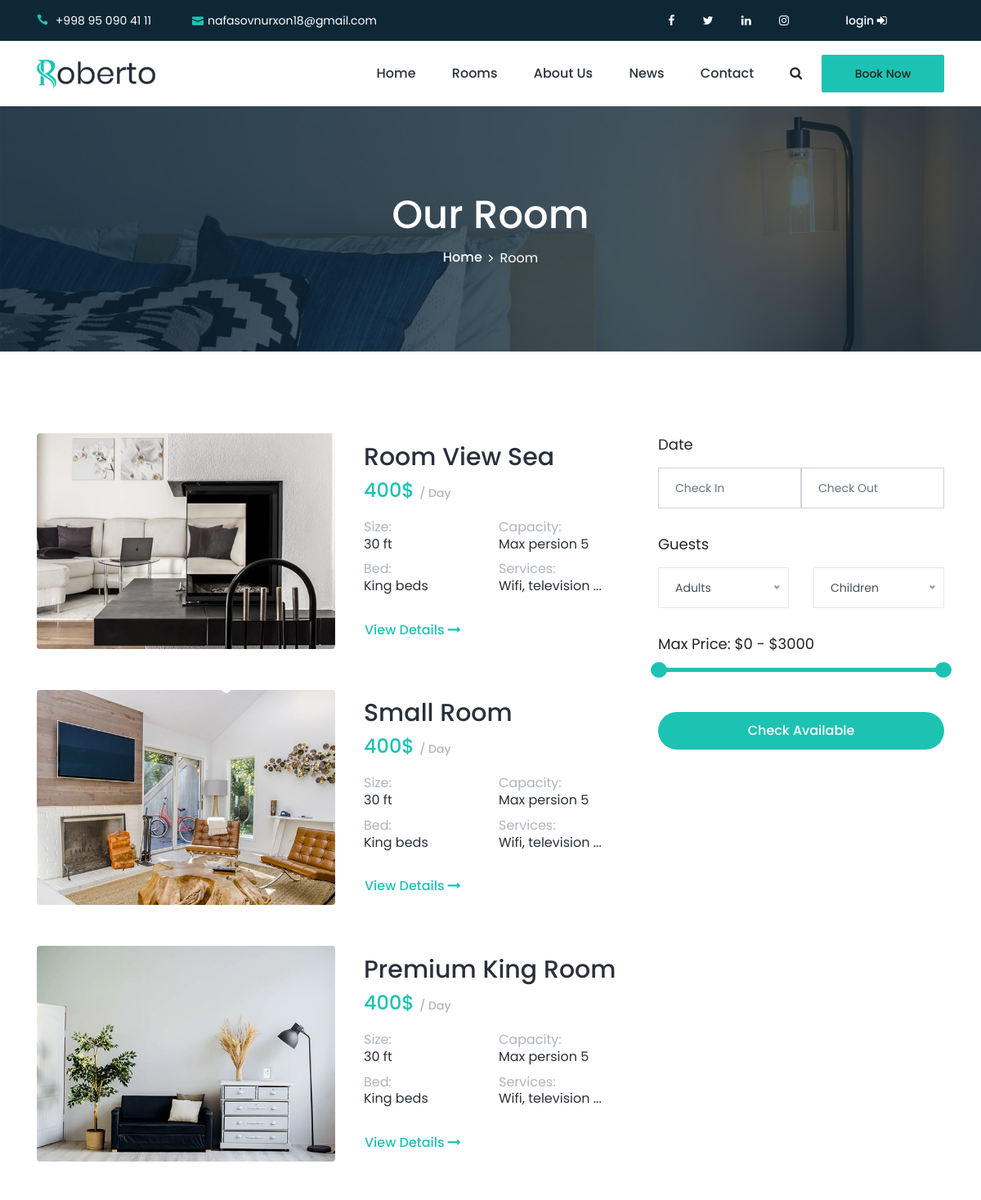
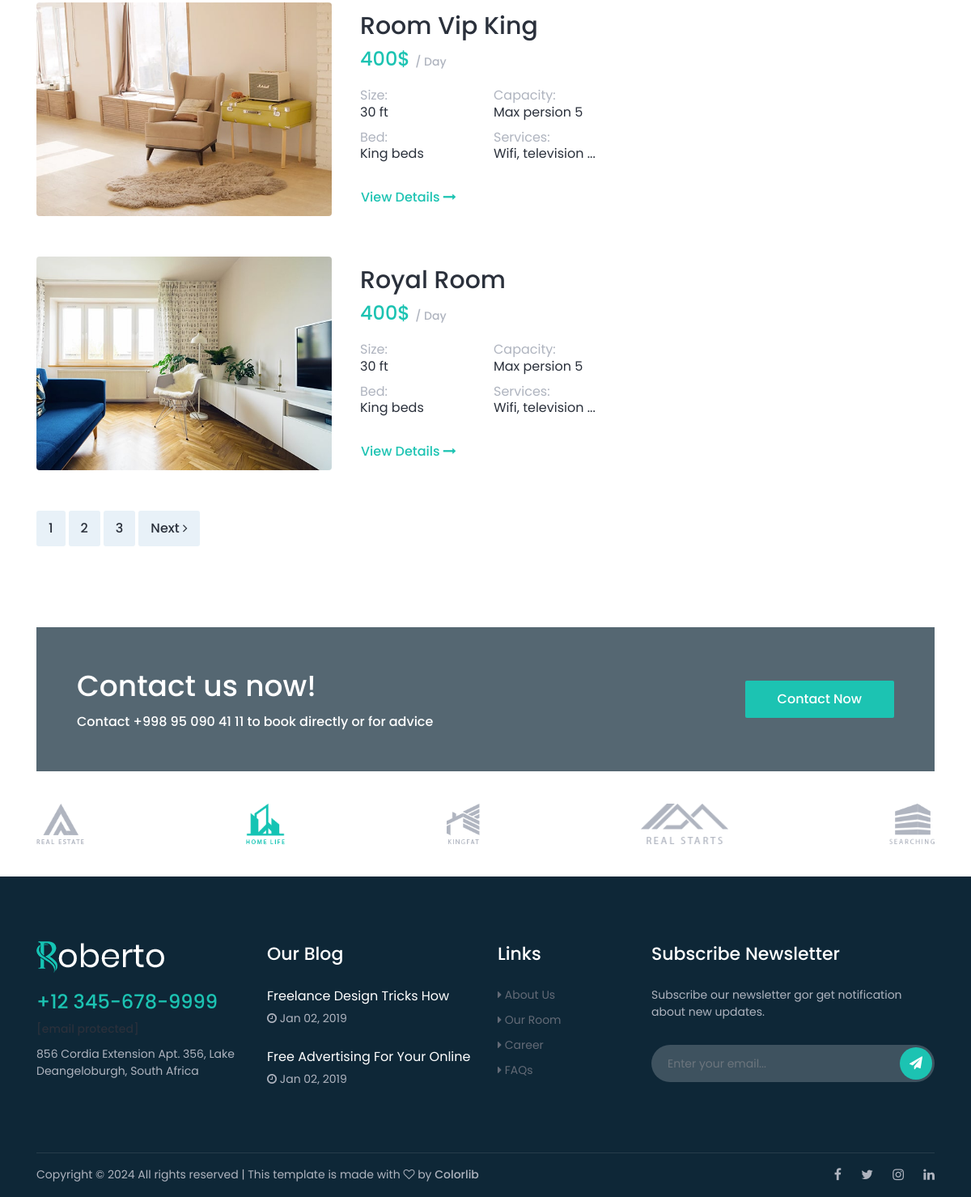
The page /romms/ on the database its author committed (2 pictures, top to bottom).
### apps/main/models.py (models this page shows)
class MeContact(BaseModel):
    phone = models.CharField(max_length=25)
    email = models.EmailField()
    facebook = models.URLField(null=True, blank=True)
    linkedin = models.URLField(null=True, blank=True)
    twitter = models.URLField(null=True, blank=True)
    instagram = models.URLField(null=True, blank=True)
    address = models.CharField(max_length=35, null=True, blank=True)
    open_time = models.TimeField(null=True, blank=True)
    close_time = models.TimeField(null=True, blank=True)

class Partners(BaseModel):
    name = models.CharField(max_length=221)
    image = models.ImageField(upload_to='partners/')
    url = models.URLField(null=True, blank=True)

### apps/rooms/views.py (the view)
# urls.py: path('', RoomsView.as_view(), name='rooms'),
class RoomsView(TemplateView):
    template_name = 'rooms/room.html'

### templates/rooms/room.html (shortened to what this page needs)
{% extends 'base.html' %}
{% load static %}
{% block content %}
<div class="breadcrumb-area bg-img bg-overlay jarallax" style="background-image: url(img/bg-img/16.jpg);">
    <div class="container h-100">
        <div class="row h-100 align-items-center">
            <div class="col-12">
                <div class="breadcrumb-content text-center">
                    <h2 class="page-title">Our Room</h2>
                    <nav aria-label="breadcrumb">
                        <ol class="breadcrumb justify-content-center">
                            <li class="breadcrumb-item"><a href="../index-2.html">Home</a></li>
                            <li class="breadcrumb-item active" aria-current="page">Room</li>
                        </ol>
                    </nav>
                </div>
            </div>
        </div>
    </div>
</div>
<div class="roberto-rooms-area section-padding-100-0">
    <div class="container">
        <div class="row">
            <div class="col-12 col-lg-8">
                <div class="single-room-area d-flex align-items-center mb-50 wow fadeInUp" data-wow-delay="100ms">
                    <div class="room-thumbnail">
                        <img src="img/bg-img/43.jpg" alt>
                    </div>
                    <div class="room-content">
                        <h2>Room View Sea</h2>
                        <h4>400$ <span>/ Day</span></h4>
                        <div class="room-feature">
                            <h6>Size: <span>30 ft</span></h6>
                            <h6>Capacity: <span>Max persion 5</span></h6>
                            <h6>Bed: <span>King beds</span></h6>
                            <h6>Services: <span>Wifi, television ...</span></h6>
                        </div>
                        <a href="#" class="btn view-detail-btn">View Details <i class="fa fa-long-arrow-right"
                                                                                aria-hidden="true"></i></a>
                    </div>
                </div>
                <div class="single-room-area d-flex align-items-center mb-50 wow fadeInUp" data-wow-delay="300ms">
                    <div class="room-thumbnail">
                        <img src="img/bg-img/44.jpg" alt>
                    </div>
                    <div class="room-content">
                        <h2>Small Room</h2>
                        <h4>400$ <span>/ Day</span></h4>
                        <div class="room-feature">
                            <h6>Size: <span>30 ft</span></h6>
                            <h6>Capacity: <span>Max persion 5</span></h6>
                            <h6>Bed: <span>King beds</span></h6>
                            <h6>Services: <span>Wifi, television ...</span></h6>
                        </div>
                        <a href="#" class="btn view-detail-btn">View Details <i class="fa fa-long-arrow-right"
                                                                                aria-hidden="true"></i></a>
                    </div>
                </div>
                <div class="single-room-area d-flex align-items-center mb-50 wow fadeInUp" data-wow-delay="500ms">
                    <div class="room-thumbnail">
                        <img src="img/bg-img/45.jpg" alt>
                    </div>
                    <div class="room-content">
                        <h2>Premium King Room</h2>
                        <h4>400$ <span>/ Day</span></h4>
                        <div class="room-feature">
                            <h6>Size: <span>30 ft</span></h6>
                            <h6>Capacity: <span>Max persion 5</span></h6>
                            <h6>Bed: <span>King beds</span></h6>
                            <h6>Services: <span>Wifi, television ...</span></h6>
                        </div>
                        <a href="#" class="btn view-detail-btn">View Details <i class="fa fa-long-arrow-right"
                                                                                aria-hidden="true"></i></a>
                    </div>
                </div>
                <div class="single-room-area d-flex align-items-center mb-50 wow fadeInUp" data-wow-delay="700ms">
                    <div class="room-thumbnail">
                        <img src="img/bg-img/46.jpg" alt>
                    </div>
                    <div class="room-content">
                        <h2>Room Vip King</h2>
                        <h4>400$ <span>/ Day</span></h4>
                        <div class="room-feature">
                            <h6>Size: <span>30 ft</span></h6>
                            <h6>Capacity: <span>Max persion 5</span></h6>
                            <h6>Bed: <span>King beds</span></h6>
                            <h6>Services: <span>Wifi, television ...</span></h6>
                        </div>
                        <a href="#" class="btn view-detail-btn">View Details <i class="fa fa-long-arrow-right"
                                                                                aria-hidden="true"></i></a>
                    </div>
                </div>
                <div class="single-room-area d-flex align-items-center mb-50 wow fadeInUp" data-wow-delay="900ms">
                    <div class="room-thumbnail">
                        <img src="img/bg-img/47.jpg" alt>
                    </div>
                    <div class="room-content">
                        <h2>Royal Room</h2>
                        <h4>400$ <span>/ Day</span></h4>
                        <div class="room-feature">
                            <h6>Size: <span>30 ft</span></h6>
                            <h6>Capacity: <span>Max persion 5</span></h6>
                            <h6>Bed: <span>King beds</span></h6>
                            <h6>Services: <span>Wifi, television ...</span></h6>
                        </div>
                        <a href="#" class="btn view-detail-btn">View Details <i class="fa fa-long-arrow-right"
                                                                                aria-hidden="true"></i></a>
                    </div>
                </div>
                <nav class="roberto-pagination wow fadeInUp mb-100" data-wow-delay="1000ms">
                    <ul class="pagination">
                        <li class="page-item"><a class="page-link" href="#">1</a></li>
                        <li class="page-item"><a class="page-link" href="#">2</a></li>
                        <li class="page-item"><a class="page-link" href="#">3</a></li>
                        <li class="page-item"><a class="page-link" href="#">Next <i class="fa fa-angle-right"></i></a>
                        </li>
                    </ul>
                </nav>
            </div>
            <div class="col-12 col-lg-4">
                <div class="hotel-reservation--area mb-100">
                    <form action="#" method="post">
                        <div class="form-group mb-30">
                            <label for="checkInDate">Date</label>
                            <div class="input-daterange" id="datepicker">
                                <div class="row no-gutters">
                                    <div class="col-6">
                                        <input type="text" class="input-small form-control" id="checkInDate"
                                               name="checkInDate" placeholder="Check In">
                                    </div>
                                    <div class="col-6">
                                        <input type="text" class="input-small form-control" name="checkOutDate"
                                               placeholder="Check Out">
                                    </div>
                                </div>
                            </div>
                        </div>
                        <div class="form-group mb-30">
                            <label for="guests">Guests</label>
                            <div class="row">
                                <div class="col-6">
                                </div>
                                <div class="col-6">
                                </div>
                            </div>
                        </div>
                        <div class="form-group mb-50">
                            <div class="slider-range">
                                <div class="range-price">Max Price: $0 - $3000</div>
                                <div data-min="0" data-max="3000" data-unit="$"
                                     class="slider-range-price ui-slider ui-slider-horizontal ui-widget ui-widget-content ui-corner-all"
                                     data-value-min="0" data-value-max="3000" data-label-result="Max Price: ">
                                    <span class="ui-slider-handle ui-state-default ui-corner-all" tabindex="0"></span>
                                    <span class="ui-slider-handle ui-state-default ui-corner-all" tabindex="0"></span>
                                </div>
                            </div>
                        </div>
                        <div class="form-group">
                            <button type="submit" class="btn roberto-btn w-100">Check Available</button>
                        </div>
                    </form>
                </div>
            </div>
        </div>
    </div>
</div>
{% endblock %}

### templates/navbar.html (shortened to what this page needs)
{% load static %}
{% load Me_contact %}
{% me_contact as me_contact %}
<header class="header-area">
    <div class="search-form d-flex align-items-center">
        <div class="container">
            <form action="https://preview.colorlib.com/theme/roberto/index.html" method="get">
                <button type="submit"></button>
            </form>
        </div>
    </div>
    <div class="top-header-area">
        <div class="container">
            <div class="row">
                <div class="col-6">
                    <div class="top-header-content">
                        <a href="tel://{{ me_contact.phone }}"><i class="icon_phone"></i>
                            <span>{{ me_contact.phone }}</span></a>
                        <a href="mailto:{{ me_contact.email }}"><i class="icon_mail"></i>{{ me_contact.email }}</a>
                    </div>
                </div>
                <div class="col-4">
                    <div class="top-header-content">
                        <div class="top-social-area ml-auto">
                            <a href="{{ me_contact.facebook }}"><i class="fa fa-facebook" aria-hidden="true"></i></a>
                            <a href="{{ me_contact.twitter }}"><i class="fa fa-twitter" aria-hidden="true"></i></a>
                            <a href="{{ me_contact.linkedin }}"><i class="fa fa-linkedin" aria-hidden="true"></i></a>
                            <a href="{{ me_contact.instagram }}"><i class="fa fa-instagram" aria-hidden="true"></i></a>
                        </div>
                    </div>
                </div>
                <div class="col-2">
                    <div class="top-header-content">
                        <div class="top-social-area ml-auto">
                            {% if request.user.is_authenticated %}
                                <a style="margin-left: 30px">{{ request.user }}</a>
                                <a href="{% url 'contact:logout' %}"><span> logout </span><i class="fa fa-sign-out"></i></a>
                            {% else %}
                                <a href="{% url 'contact:login' %}"><span>login </span><i class="fa fa-sign-in"></i> </a>
                            {% endif %}
                        </div>
                    </div>
                </div>
            </div>
        </div>
    </div>
    <div class="main-header-area">
        <div class="classy-nav-container breakpoint-off">
            <div class="container">
                <nav class="classy-navbar justify-content-between" id="robertoNav">
                    <a class="nav-brand" href="{% url 'main:home' %}"><img src="{% static 'img/core-img/logo.png' %}"
                                                                           alt></a>
                    <div class="classy-menu">
                        <div class="classynav">
                            <ul id="nav">
                                <li class="active"><a href="{% url 'main:home' %}">Home</a></li>
                                <li><a href="{% url 'rooms:rooms' %}">Rooms</a></li>
                                <li><a href="{% url 'main:about' %}">About Us</a></li>
                                <li><a href="{% url 'blog:blog' %}">News</a></li>
                                <li><a href="{% url 'contact:contact' %}">Contact</a></li>
                            </ul>
                            <div class="search-btn ml-4">
                                <i class="fa fa-search" aria-hidden="true"></i>
                            </div>
                            <div class="mt-2 mb-2 ml-4">
                                <a class="roberto-btn" href="#">Book Now</a>
                            </div>
                        </div>
                    </div>
                </nav>
            </div>
        </div>
    </div>
</header>

### templates/partner.html
{% load static %}
{% load Me_contact %}
{% me_contact as me_contact %}
{% partners as partners %}
<section class="roberto-cta-area">
    <div class="container">
        <div class="cta-content bg-img bg-overlay jarallax"
             style="background-image: url({% static 'img/bg-img/1.jpg' %});">
            <div class="row align-items-center">
                <div class="col-12 col-md-7">
                    <div class="cta-text mb-50">
                        <h2>Contact us now!</h2>
                        <h6>Contact {{ me_contact.phone }} to book directly or for advice</h6>
                    </div>
                </div>
                <div class="col-12 col-md-5 text-right">
                    <a href="{% url 'contact:contact' %}" class="btn roberto-btn mb-50">Contact Now</a>
                </div>
            </div>
        </div>
    </div>
</section>
<div class="partner-area">
    <div class="container">
        <div class="row">
            <div class="col-12">
                <div class="partner-logo-content d-flex align-items-center justify-content-between wow fadeInUp"
                     data-wow-delay="300ms">
                    {% for partner in partners %}
                        <a href="{{ partner.url }}" class="partner-logo"><img src="{{ partner.image.url }}" alt></a>
                    {% endfor %}
                </div>
            </div>
        </div>
    </div>
</div>

### rows shown on the page
MeContact: phone "+998 95 090 41 11", email "nafasovnurxon18@gmail.com"
Partners: image (picture)
Partners: image (picture)
Partners: image (picture)
Partners: image (picture)
Partners: image (picture)
